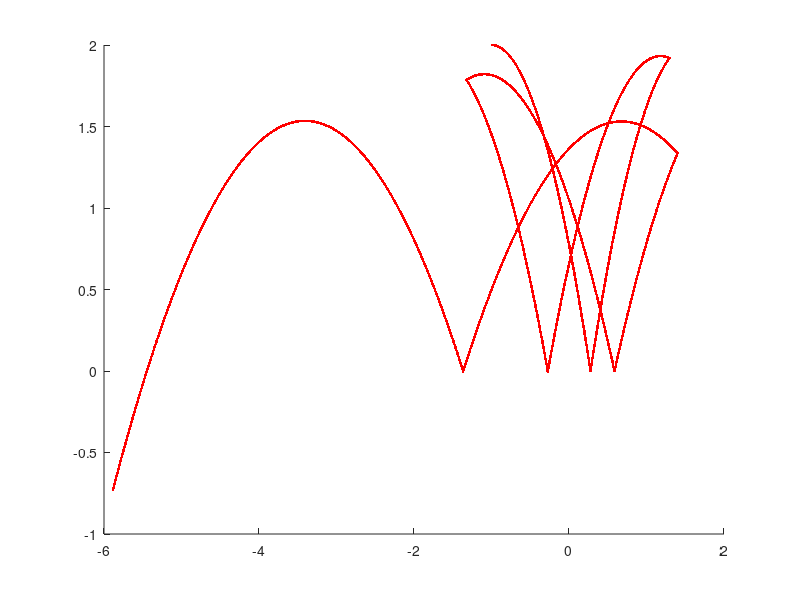

The MATLAB source for this figure:
format long;

hold on

%declaration of all parameters
d = 2.0;
h_n = 0.1524;
h_l = 0.7260;
l = 2.7432;
x_0 = -1;
y_0 = 2;
v_x = 2;
v_y = 0;
g = 9.8;
t = [0.001:0.001:20];
t_e = t; %this is just a mathematical column matrix that is used for calculations, it resets to 0 every time there is a collision
o_b=0;
o_p1 = 4*pi/9;
o_p2 = 5*pi/9;
v=0;

for i = 1:length(t)
    %evolution of the coordinates using newtons laws and conidering the
    %only external force as gravity
    x(i) = x_0 + v_x*t_e(i);
    y(i) = y_0 + v_y*t_e(i) - 0.5*g*t_e(i)*t_e(i);
    E(i) = 0.5*(v_y - g*t_e(i))^2 + 0.5*v_x^2 + g*y(i);
    
    %BOARD COLLISION
    %the condition for hitting the board
    if y(i) <= 0 && abs(x(i)) <= 1.3716
        
        %if the ball hits the table on the same side it ends the round
        if x_0*x(i) > 0
            break %termination of round
        end
        
        %the reflection formula
        v_y = -1*(v_y-g*t_e(i));
        
        %resetting initial conditions and effective time array
        y_0 = 0;
        x_0 = x(i);
        for j = i:length(t)
            t_e(j) = t(j) - t(i);
        end
        
    end
    
    %LEFT PAD COLLISION
    %the condition for hitting the left pad
    %the equation reads y - tan(o_p1)*x +(tan(o_p1)*x_0) + y_0 [this defines tilt and position] 
    %and -x_0 - d*cos(o_p1) < x < -x_0 + d*cos(o_p1) [these 2 are for the size of the pad]
    %and y_0 - d*sin(o_p1) < y < y_0 + d*sin(o_p1)[these 2 are for the size of the pad]
    if y(i)-5.6713*x(i)-9.2787 > 0 && -1.5452 < x(i) && x(i) < -1.1979 && 0.5152 < y(i) && y(i) < 2.4848
       
        %calculation of the magnitude of the velocity and incident angle
        v = sqrt((v_y - g*t_e(i))^2 + v_x^2);
        o_b = atan((v_y - g*t_e(i))/v_x);
        
        %since inverse tan function only has outputs in -pi/2 to pi/2, the
        %block of code just below accounts for that 
        if v_x<0
            o_b = o_b + pi;
        end
       
        %the reflection formula 
        o_b = 2*o_p1 - o_b;
        
        %elastic collision leads to coservation of magnitude of momentum(velocity by extension)
        v_x = v*cos(o_b);
        v_y = v*sin(o_b);
        
        %resetting initial conditions and effective time array 
        x_0 = x(i);
        y_0 = y(i);
        for l= i:length(t)
            t_e(l) = t(l) - t(i);
        end  
    end
    
    %RIGHT PAD COLLISION
    %the condition for hitting the right pad
    %the equation reads y - tan(o_p2)*x +(tan(o_p2)*x_0) + y_0 [this defines tilt and position] 
    %and x_0 - |d*cos(o_p2)| < x < x_0 + |d*cos(o_p2)| [these 2 are for the size of the pad]
    %and y_0 - |d*sin(o_p2)| < y < y_0 + |d*sin(o_p2)|[these 2 are for the size of the pad]
    if y(i)+5.6713*x(i)-9.2787> 0 && 1.1979 < x(i) && x(i) < 1.5452 && 0.5152 < y(i) && y(i) < 2.4848
       
        %calculation of the magnitude of the velocity and incident angle
        v = sqrt((v_y - g*t_e(i))^2 + v_x^2);
        o_b = atan((v_y - g*t_e(i))/v_x);
        
        %since inverse tan function only has outputs in -pi/2 to pi/2, the
        %block of code just below accounts for that
        if v_x < 0
            o_b = o_b + pi;
        end
        
        %the reflection formula
        o_b = 2*o_p2 - o_b;
        
        %elastic collision leads to coservation of magnitude of momentum(velocity by extension)
        v_x = v*cos(o_b);
        v_y = v*sin(o_b);
        
        %resetting initial conditions and effective time array
        x_0 = x(i);
        y_0 = y(i);
        for k = i:length(t)
            t_e(k) = t(k) - t(i);
        end  
    end
    
    %NET COLLISION
    if abs(x(i)) < 0.005
        if y(i) <= h_n
            break %termination of round
        end
    end
    
    %GROUND COLLISION
    if y(i) < -1*h_l;
        break %termination of round
    end
end 

%plot of the trajectory
plot(x, y, '.r');